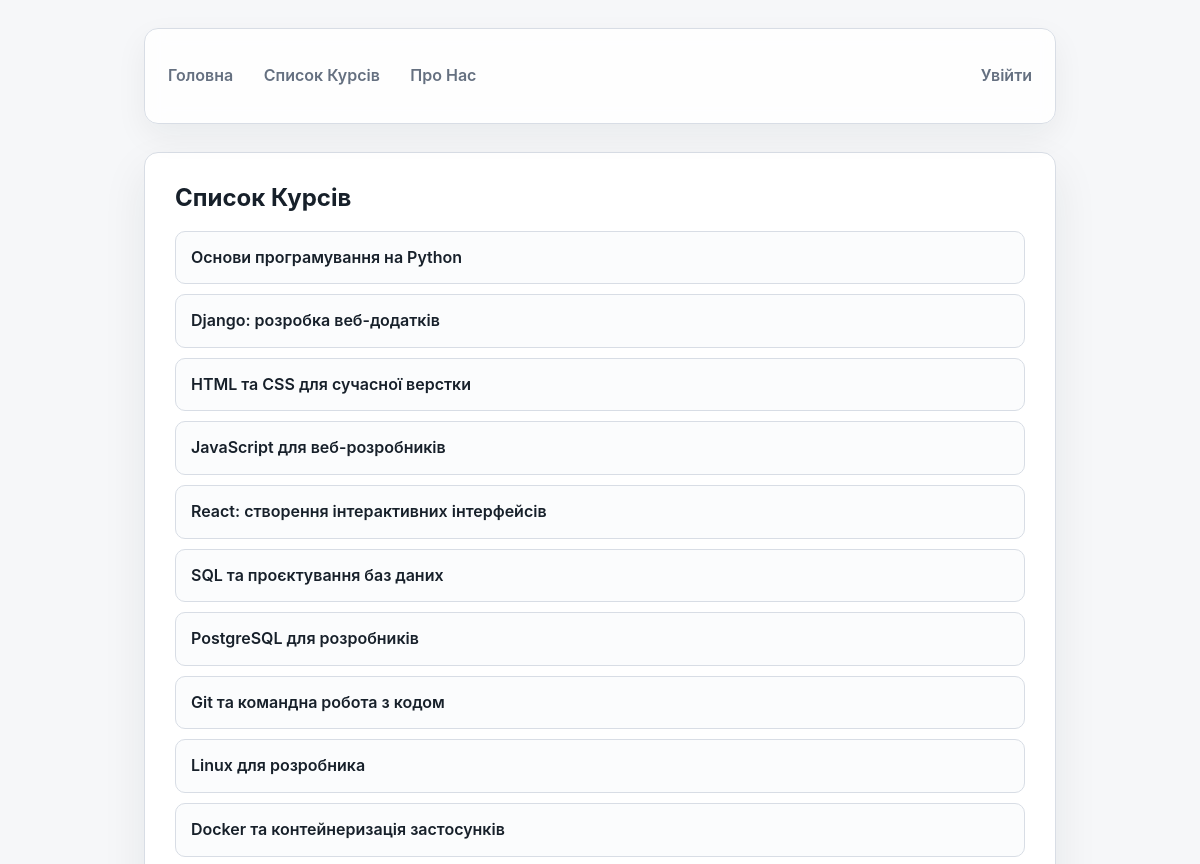
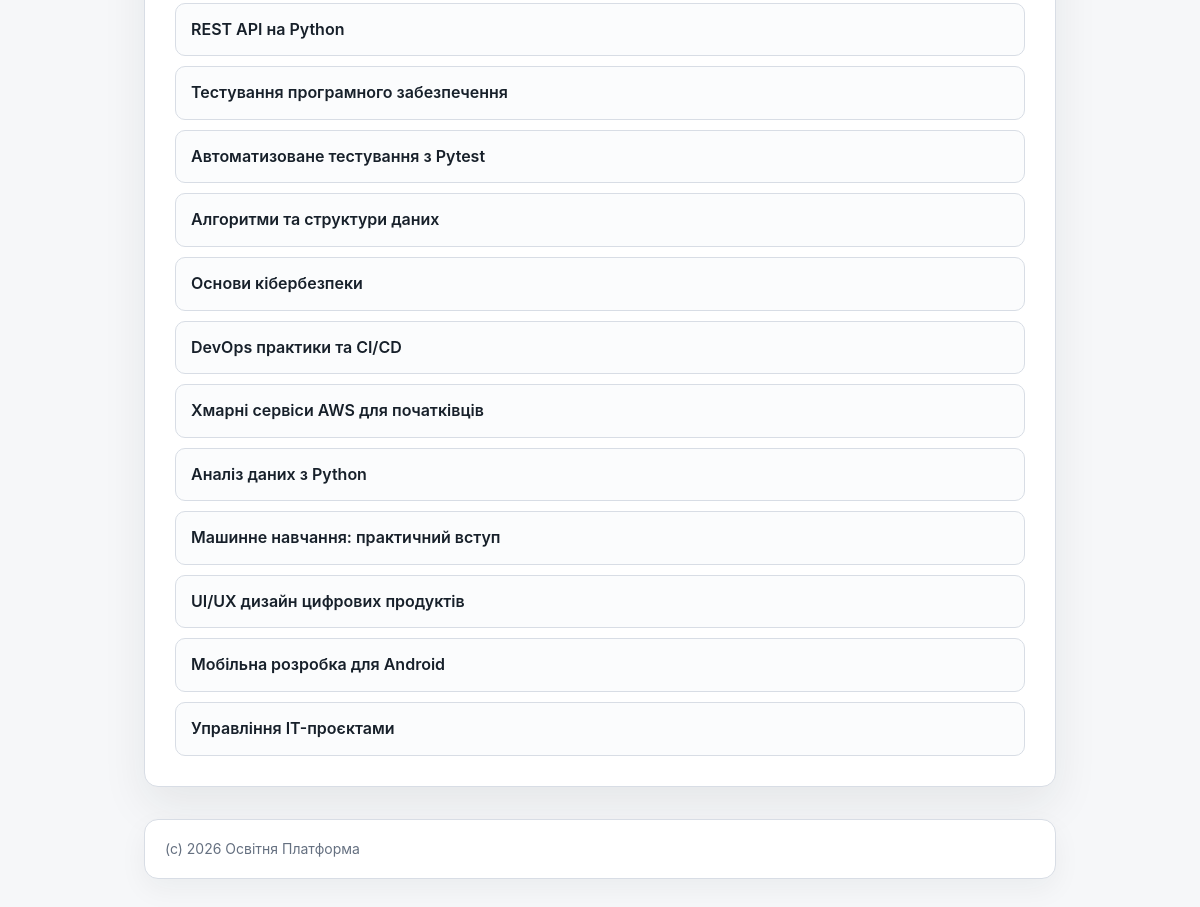
Screenshot of /courses/list/ with the database file from the repository (2 pictures, top to bottom).
### courses/models/course.py (models this page shows, shortened)
class Course(models.Model):
    LEVELS = [
        ('beginner', 'Beginner'),
        ('intermediate', 'Intermediate'),
        ('advanced', 'Advanced'),
    ]
    name = models.CharField(max_length=200)
    description = models.TextField()
    author = models.CharField(max_length=200, null=True, blank=True)
    level = models.CharField(max_length=32, choices=LEVELS, default='beginner')
    is_test = models.BooleanField(default=False)
    created_at = models.DateTimeField(auto_now_add=True)
    updated_at = models.DateTimeField(auto_now=True)

### courses/views.py (the view)
# urls.py: path('courses/list/', CoursesListView.as_view(), name='courses_list'),
class CoursesListView(ListView):
    template_name = 'courses/courses_list.html'
    model = Course
    context_object_name = 'courses_list'

### courses/templates/courses/courses_list.html (shortened to what this page needs)
{% extends 'courses/base.html' %}
{% block main %}
<main>
    <strong>Список Курсів</strong>
    <ul>
    {% for course in courses_list %}
        <li><a href="{% url 'course_details' course.id %}">{{ course.name }}</a></li>
    {% empty %}
        Немає курсів
    {% endfor %}
    </ul>
</main>
{% endblock %}

### courses/static/courses/css/style.css (style rules this page uses)
:root { --bg: #f6f7f9; --surface: #ffffff; --surface-muted: #eef1f5; --text: #17202a; --muted: #657080; --border: #d8dde5; --accent: #2563eb; --accent-dark: #1d4ed8; --shadow: 0 18px 45px rgba(23, 32, 42, 0.08); }
* { box-sizing: border-box; }
html { min-height: 100%; background: var(--bg); }
body { display: flex; min-height: 100vh; flex-direction: column; max-width: 960px; margin: 0 auto; padding: 28px 24px; background: var(--bg); color: var(--text); font-family: Inter, -apple-system, BlinkMacSystemFont, "Segoe UI", Arial, sans-serif; font-size: 16px; line-height: 1.6; }
a { color: var(--accent); text-decoration: none; transition: color 150ms ease, background-color 150ms ease, border-color 150ms ease; }
main { margin-bottom: 32px; padding: 30px; border: 1px solid var(--border); border-radius: 14px; background: var(--surface); box-shadow: var(--shadow); }
main > strong:first-child { display: block; margin-bottom: 18px; color: var(--text); font-size: 24px; line-height: 1.25; }
main ul { display: grid; gap: 10px; margin: 0; padding: 0; list-style: none; }
main li { border: 1px solid var(--border); border-radius: 10px; background: #fbfcfd; }
main li a { display: block; padding: 13px 15px; color: var(--text); font-weight: 600; }

### rows the page displays
Course: name "Основи програмування на Python"
Course: name "Django: розробка веб-додатків"
Course: name "HTML та CSS для сучасної верстки"
Course: name "JavaScript для веб-розробників"
Course: name "React: створення інтерактивних інтерфейсів"
Course: name "SQL та проєктування баз даних"
Course: name "PostgreSQL для розробників"
Course: name "Git та командна робота з кодом"
Course: name "Linux для розробника"
Course: name "Docker та контейнеризація застосунків"
Course: name "REST API на Python"
Course: name "Тестування програмного забезпечення"
Course: name "Автоматизоване тестування з Pytest"
Course: name "Алгоритми та структури даних"
Course: name "Основи кібербезпеки"
Course: name "DevOps практики та CI/CD"
Course: name "Хмарні сервіси AWS для початківців"
Course: name "Аналіз даних з Python"
Course: name "Машинне навчання: практичний вступ"
Course: name "UI/UX дизайн цифрових продуктів"
Course: name "Мобільна розробка для Android"
Course: name "Управління IT-проєктами"
